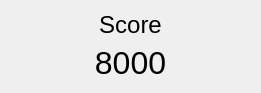
<?xml version="1.0" encoding="UTF-8"?>
<ui version="4.0">
 <class>Label</class>
 <widget class="QWidget" name="Label">
  <property name="geometry">
   <rect>
    <x>0</x>
    <y>0</y>
    <width>261</width>
    <height>85</height>
   </rect>
  </property>
  <property name="windowTitle">
   <string>Form</string>
  </property>
  <layout class="QHBoxLayout" name="horizontalLayout">
   <item>
    <layout class="QVBoxLayout" name="verticalLayout">
     <item>
      <widget class="QLabel" name="label">
       <property name="text">
        <string>&lt;html&gt;&lt;head/&gt;&lt;body&gt;&lt;p align=&quot;center&quot;&gt;&lt;span style=&quot; font-size:18pt;&quot;&gt;Score&lt;/span&gt;&lt;/p&gt;&lt;/body&gt;&lt;/html&gt;</string>
       </property>
      </widget>
     </item>
     <item>
      <widget class="QLabel" name="label_2">
       <property name="text">
        <string>&lt;html&gt;&lt;head/&gt;&lt;body&gt;&lt;p align=&quot;center&quot;&gt;&lt;span style=&quot; font-size:24pt;&quot;&gt;8000&lt;/span&gt;&lt;/p&gt;&lt;/body&gt;&lt;/html&gt;</string>
       </property>
      </widget>
     </item>
    </layout>
   </item>
  </layout>
 </widget>
 <resources/>
 <connections/>
</ui>
